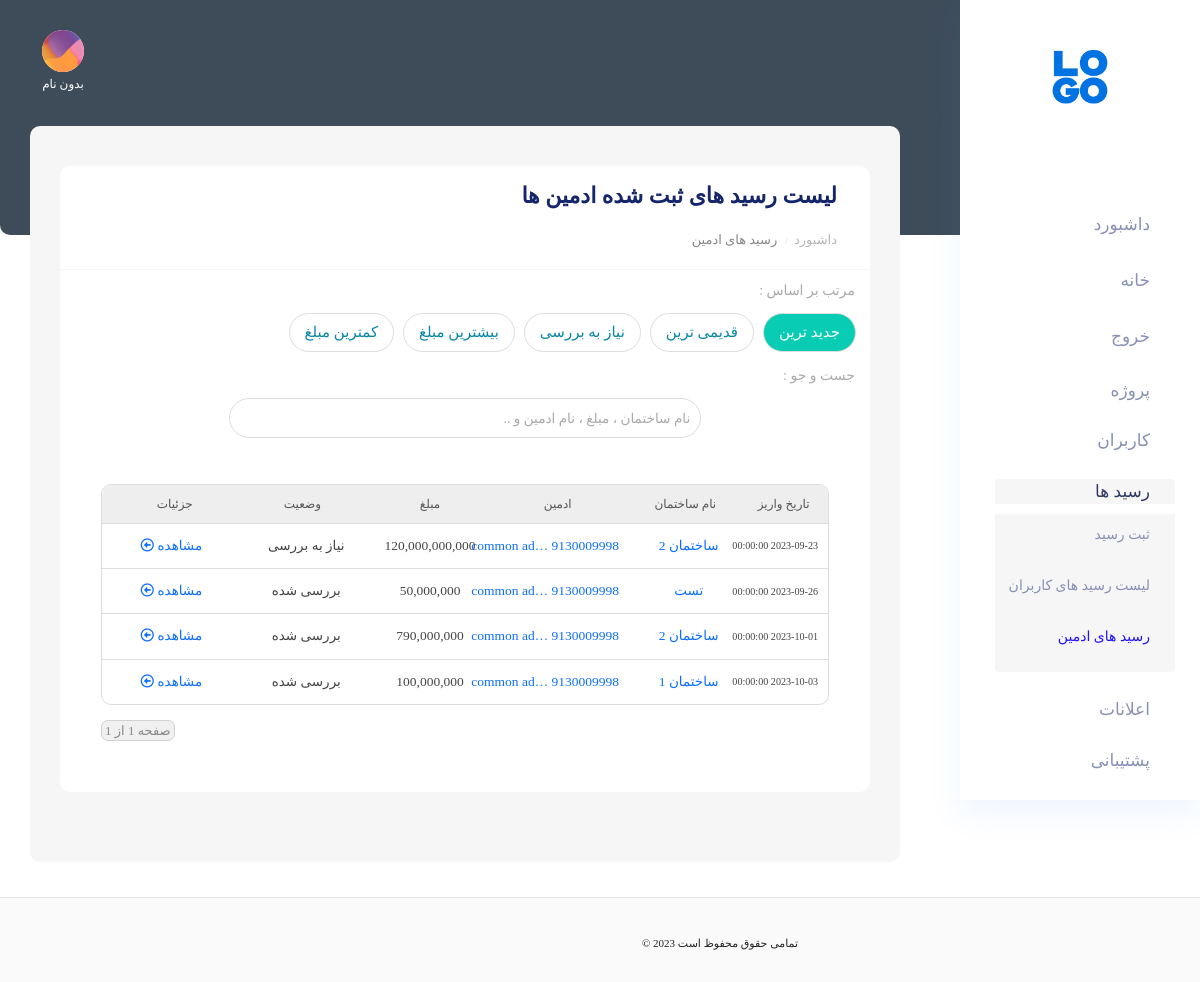
Page /u/dashboard/receipt/task/list (signed in) on the earlier database version.
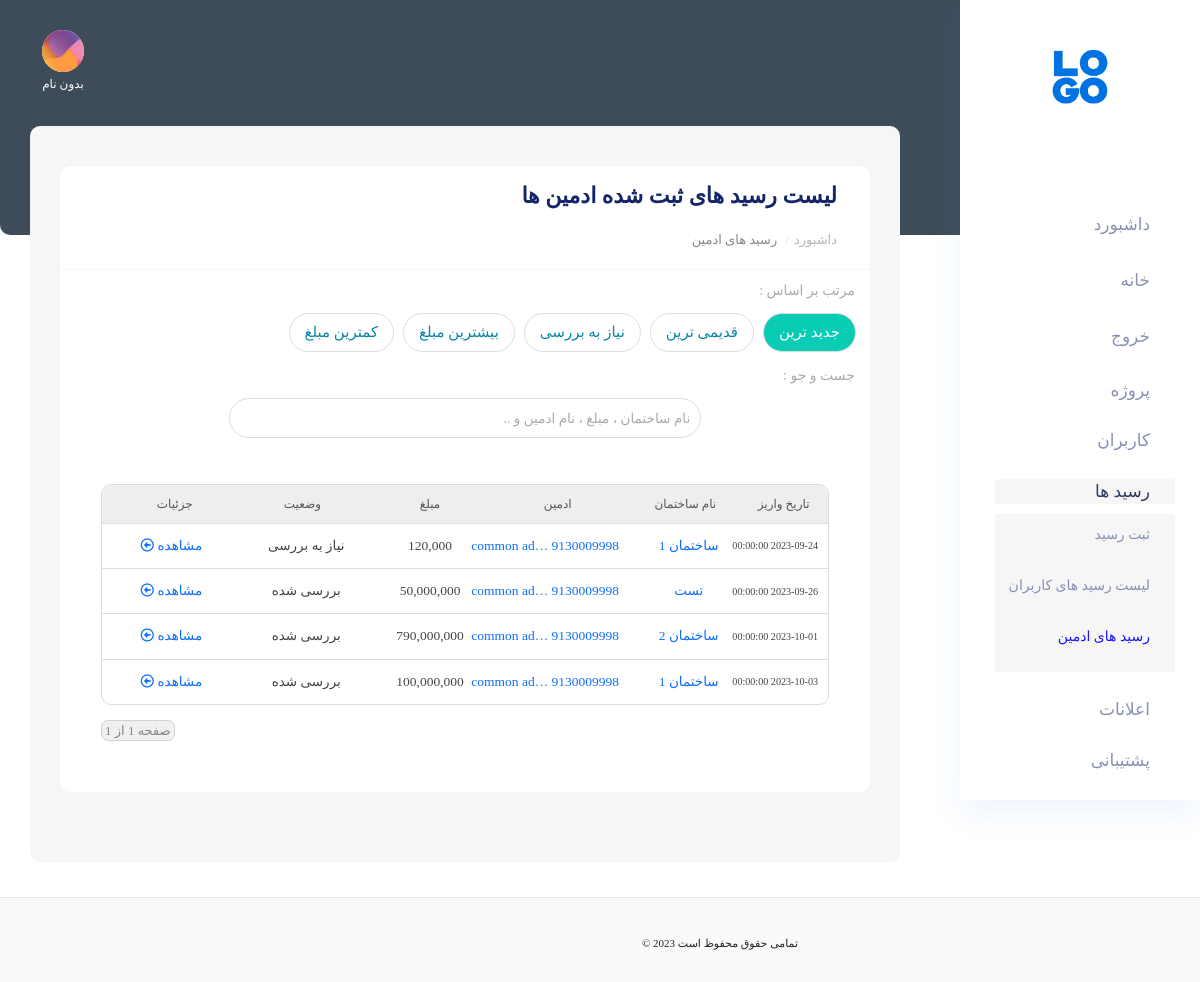
Same page on the later database version.
### receipt/models.py (models this page shows, shortened)
class ReceiptTask(TaskAdmin):
    RECEIPT_STATUS_OPTIONS = (
        ('accepted', 'تایید شده'),
        ('rejected', 'رد شده')
    )
    receipt_status = models.CharField(max_length=15, choices=RECEIPT_STATUS_OPTIONS, default='accepted')
    receipt = models.OneToOneField('Receipt', on_delete=models.CASCADE)
    def get_absolute_url(self):
        return reverse('receipt:receipt_dashboard_task_detail', args=(self.id,))

class ReceiptAbstract(BaseModel):
    STATUS_OPTIONS = (
        ('accepted', 'تایید شده'),
        ('pending', 'در صف'),
        ('rejected', 'رد شده')
    )
    tracking_code = models.CharField(max_length=10, default=random_str)
    status = models.CharField(max_length=15, choices=STATUS_OPTIONS, default='pending')
    user = models.ForeignKey('account.User', on_delete=models.CASCADE)
    building = models.ForeignKey(Building, on_delete=models.CASCADE)
    bank_name = models.CharField(max_length=100)
    depositor_name = models.CharField(max_length=100)
    deposit_datetime = models.DateTimeField()
    description = models.TextField(null=True, blank=True)  # by user
    note = models.TextField(null=True, blank=True)  # by admin
    amount = models.PositiveBigIntegerField()
    picture = models.ImageField(upload_to=upload_receipt_pic_src, max_length=3000)
    submited_at = models.DateTimeField(auto_now_add=True)
    ratio_score = models.FloatField(default=1, validators=[MinValueValidator(0), MaxValueValidator(4)])
    class Meta:
        abstract = True
        ordering = '-id',
    def get_deposit_datetime(self):
        return self.deposit_datetime.strftime('%Y-%m-%d %H:%M:%S')

class Receipt(ReceiptAbstract):
    def __str__(self):
        return f'#{self.id} receipt'

class Building(BaseModel):
    name = models.CharField(max_length=200)
    address = models.TextField()
    description = models.TextField(null=True, blank=True)
    project = models.ForeignKey('Project', on_delete=models.CASCADE,null=True)
    is_active = models.BooleanField(default=True)
    progress_percentage = models.IntegerField(default=0, validators=[MinValueValidator(0), MaxValueValidator(100)])
    class Meta:
        ordering = '-id',
    def get_absolute_url(self):
        return reverse('receipt:building_dashboard_detail', args=(self.id,))

### account/models.py (models this page shows, shortened)
class User(AbstractUser):
    ROLE_USER_OPTIONS = (
        ('normal_user', 'کاربر عادی'),
        ('financial_user', 'ادمین مالی'),
        ('super_user', 'ادمین وِیژه'),
    )
    first_name = models.CharField("first name", max_length=150, blank=True, default="بدون نام")
    username = None
    email = models.EmailField("email address", null=True, blank=True, unique=True)
    phonenumber = PhoneNumberField(region='IR', unique=True)
    is_phonenumber_confirmed = models.BooleanField(default=False)
    role = models.CharField(max_length=20, choices=ROLE_USER_OPTIONS, default='normal_user')
    USERNAME_FIELD = "phonenumber"
    REQUIRED_FIELDS = []
    objects = CustomBaseUserManager()
    normal_user = NormalUserManager()
    financial_user = FinancialUserManager()
    super_user = SuperUserManager()
    class Meta:
        ordering = '-id',
    @property
    def is_admin(self):
        return True if self.role in settings.ADMIN_USER_ROLES else False
    @property
    def is_common_admin(self):
        return True if self.role in settings.COMMON_ADMIN_USER_ROLES else False
    @property
    def is_super_admin(self):
        return True if self.role in settings.SUPER_ADMIN_ROLES else False
    def get_raw_phonenumber(self):
        p = str(self.phonenumber).replace('+98', '')
        return p
    def get_full_name(self):
        fl = f'{self.first_name} {self.last_name}'.strip() or 'بدون نام'
        return fl
    def get_image_url(self):
        return '/static/images/dashboard/client_img.png'
    def get_absolute_url(self):
        return reverse('account:user_detail', args=(self.id,))

### receipt/views/dashboard.py (the view, shortened to what this page needs)
# urls.py: path('u/dashboard/receipt/task/list', dashboard.ReceiptTaskList.as_view(), name='receipt_dashboard_task_list'),
class ReceiptTaskList(View):
    def sort(self, request, objects):
        sort_by = request.GET.get('sort_by', 'latest')
        if sort_by == 'latest':
            objects = objects.order_by('-id')
        elif sort_by == 'oldest':
            objects = objects.order_by('id')
        elif sort_by == 'highest_amount':
            objects = objects.order_by('-receipt__amount')
        elif sort_by == 'lowset_amount':
            objects = objects.order_by('receipt__amount')
        return objects
    def search(self, request, objects):
        s = request.GET.get('search')
        if not s:
            return objects
    def get_pagination(self, request, objects):
        page_num = request.GET.get('page', 1)
        pagination = Paginator(objects, 20)
        pagination = pagination.get_page(page_num)
        objects = pagination.object_list
        return objects, pagination
    def get_context(self, request):
        user = request.user
        receipts = models.ReceiptTask.objects.all()
        if user.is_common_admin:
            receipts = receipts.filter(user_admin=user)
        receipts = self.search(request, receipts)
        receipts = self.sort(request, receipts)
        receipts, pagination = self.get_pagination(request, receipts)
        context = {
            'receipts': receipts,
            'pagination': pagination
        }
        return context
    def get_template(self, request):
        user = request.user
        if user.is_common_admin:
            return 'receipt/dashboard/receipt/task/common_admin/list.html'
        else:
            return 'receipt/dashboard/receipt/task/list.html'
    @admin_required_cbv()
    def get(self, request):
        context = self.get_context(request)
        return render(request, self.get_template(request), context)

### receipt/templates/receipt/dashboard/receipt/task/list.html (shortened to what the changed rows need)
{% extends 'account/dashboard/components/base/base_template.html' %}
{% block Content %}
    <section class="main_content dashboard_part large_header_bg">
        <div class="main_content_iner">
            <div class="container-fluid p-0 ">
                <div class="col-lg-12">
                    <div class="white_card mb_30">
                        <div class="white_card_body">
                            <div class="card-body">
                                <div class="list-row">
                                    {% for receipt_task in receipts %}
                                        <div class="detail-row">
                                            <div class="col-1 datetime-convert font-75">
                                                {{ receipt_task.receipt.get_deposit_datetime }}
                                            </div>
                                            <div class="col-2">
                                                <a href="{{ receipt_task.receipt.building.get_absolute_url }}">
                                                    {{ receipt_task.receipt.building.name|truncatechars:30 }}
                                                </a>
                                            </div>
                                            <div class="col-2">
                                                <a href="{{ receipt_task.user_admin.get_absolute_url }}">
                                                    {{ receipt_task.user_admin.get_full_name|truncatechars:10 }}
                                                    {{ receipt_task.user_admin.get_raw_phonenumber }}
                                                </a>
                                            </div>
                                            <div class="col-2">
                                                <span class="price-el">{{ receipt_task.receipt.amount }}</span>
                                            </div>
                                            <div class="col-2">
                                                {% if receipt_task.status == 'accepted' %}
                                                    بررسی شده
                                                    <i class="fa fa-check-circle font-size-10 text-success"></i>
                                                {% elif receipt_task.status == 'rejected' %}
                                                    رد شده
                                                    <i class="fa fa-times-circle font-size-10 text-danger"></i>
                                                {% else %}
                                                    نیاز به بررسی
                                                    <i class="fa fa-exclamation-triangle font-size-10 text-warning"></i>
                                                {% endif %}
                                            </div>
                                            <div class="col-2">
                                                <a href="{{ receipt_task.get_absolute_url }}">
                                                    مشاهده
                                                    <i class="far fa-arrow-alt-circle-left"></i>
                                                </a>
                                            </div>
                                        </div>
                                    {% endfor %}
                                </div>
                            </div>
                        </div>
                    </div>
                </div>
            </div>
        </div>
    </section>
{% endblock %}

Differences in the rows shown:
removed ReceiptTask: receipt.get_deposit_datetime "2023-09-23 00:00:00", receipt.building.name "ساختمان 2", user_admin.get_full_name "common ad…", user_admin.get_raw_phonenumber "9130009998", receipt.amount "120,000,000,000", status "نیاز به بررسی"
added ReceiptTask: receipt.get_deposit_datetime "2023-09-24 00:00:00", receipt.building.name "ساختمان 1", user_admin.get_full_name "common ad…", user_admin.get_raw_phonenumber "9130009998", receipt.amount "120,000", status "نیاز به بررسی"
